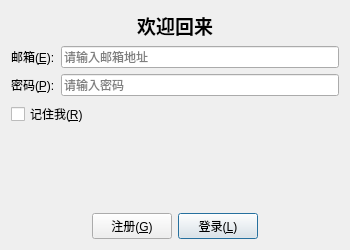
<?xml version="1.0" encoding="UTF-8"?>
<ui version="4.0">
 <class>LoginDialog</class>
 <widget class="QDialog" name="LoginDialog">
  <property name="geometry">
   <rect>
    <x>0</x>
    <y>0</y>
    <width>350</width>
    <height>250</height>
   </rect>
  </property>
  <property name="windowTitle">
   <string>用户登录</string>
  </property>
  <property name="modal">
   <bool>true</bool>
  </property>
  <layout class="QVBoxLayout" name="verticalLayout">
   <item>
    <widget class="QLabel" name="titleLabel">
     <property name="font">
      <font>
       <pointsize>14</pointsize>
       <weight>75</weight>
       <bold>true</bold>
      </font>
     </property>
     <property name="text">
      <string>欢迎回来</string>
     </property>
     <property name="alignment">
      <set>Qt::AlignCenter</set>
     </property>
    </widget>
   </item>
   <item>
    <layout class="QFormLayout" name="formLayout">
     <item row="0" column="0">
      <widget class="QLabel" name="emailLabel">
       <property name="text">
        <string>邮箱(&amp;E):</string>
       </property>
       <property name="buddy">
        <cstring>emailLineEdit</cstring>
       </property>
      </widget>
     </item>
     <item row="0" column="1">
      <widget class="QLineEdit" name="emailLineEdit">
       <property name="placeholderText">
        <string>请输入邮箱地址</string>
       </property>
      </widget>
     </item>
     <item row="1" column="0">
      <widget class="QLabel" name="passwordLabel">
       <property name="text">
        <string>密码(&amp;P):</string>
       </property>
       <property name="buddy">
        <cstring>passwordLineEdit</cstring>
       </property>
      </widget>
     </item>
     <item row="1" column="1">
      <widget class="QLineEdit" name="passwordLineEdit">
       <property name="echoMode">
        <enum>QLineEdit::Password</enum>
       </property>
       <property name="placeholderText">
        <string>请输入密码</string>
       </property>
      </widget>
     </item>
    </layout>
   </item>
   <item>
    <layout class="QHBoxLayout" name="optionsLayout">
     <item>
      <widget class="QCheckBox" name="rememberMeCheckBox">
       <property name="text">
        <string>记住我(&amp;R)</string>
       </property>
      </widget>
     </item>
     <item>
      <spacer name="optionsSpacer">
       <property name="orientation">
        <enum>Qt::Horizontal</enum>
       </property>
       <property name="sizeHint" stdset="0">
        <size>
         <width>40</width>
         <height>20</height>
        </size>
       </property>
      </spacer>
     </item>
    </layout>
   </item>
   <item>
    <widget class="QLabel" name="statusLabel">
     <property name="text">
      <string/>
     </property>
     <property name="alignment">
      <set>Qt::AlignCenter</set>
     </property>
     <property name="wordWrap">
      <bool>true</bool>
     </property>
    </widget>
   </item>
   <item>
    <spacer name="verticalSpacer">
     <property name="orientation">
      <enum>Qt::Vertical</enum>
     </property>
     <property name="sizeHint" stdset="0">
      <size>
       <width>20</width>
       <height>10</height>
      </size>
     </property>
    </spacer>
   </item>
   <item>
    <layout class="QHBoxLayout" name="buttonLayout">
     <item>
      <spacer name="horizontalSpacer_L">
       <property name="orientation">
        <enum>Qt::Horizontal</enum>
       </property>
       <property name="sizeHint" stdset="0">
        <size>
         <width>40</width>
         <height>20</height>
        </size>
       </property>
      </spacer>
     </item>
     <item>
      <widget class="QPushButton" name="registerButton">
       <property name="text">
        <string>注册(&amp;G)</string>
       </property>
      </widget>
     </item>
     <item>
      <widget class="QPushButton" name="loginButton">
       <property name="text">
        <string>登录(&amp;L)</string>
       </property>
       <property name="default">
        <bool>true</bool>
       </property>
      </widget>
     </item>
     <item>
      <spacer name="horizontalSpacer_R">
       <property name="orientation">
        <enum>Qt::Horizontal</enum>
       </property>
       <property name="sizeHint" stdset="0">
        <size>
         <width>40</width>
         <height>20</height>
        </size>
       </property>
      </spacer>
     </item>
    </layout>
   </item>
  </layout>
 </widget>
 <tabstops>
  <tabstop>emailLineEdit</tabstop>
  <tabstop>passwordLineEdit</tabstop>
  <tabstop>rememberMeCheckBox</tabstop>
  <tabstop>loginButton</tabstop>
  <tabstop>registerButton</tabstop>
 </tabstops>
 <resources/>
 <connections/>
</ui>
